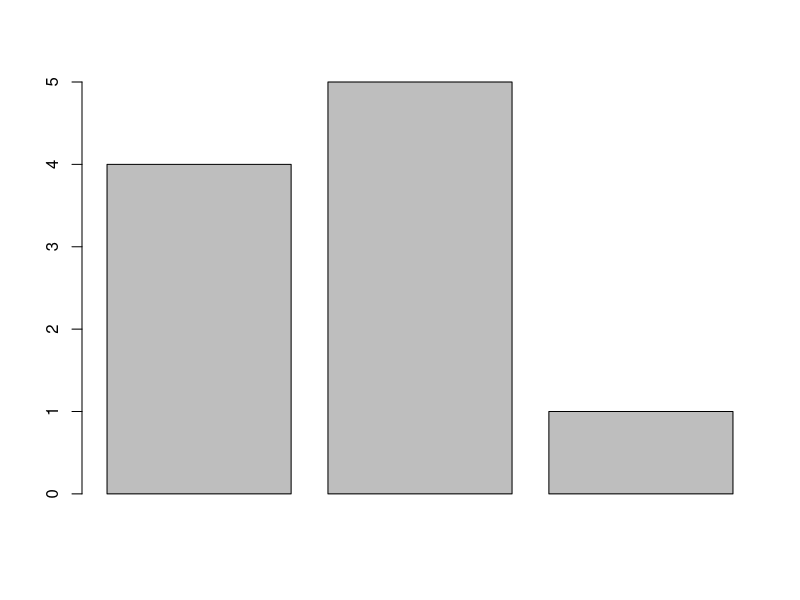

This figure's R source: (Note: this script raises an error after producing the figure.)
# Declarar variavel 
x <-42
# Variavel True e False
y <- "Reduzido True(T) ou false(F)"
T
F
# Realizar soma
sum(1,3,5)
# Repeticao
rep("Yo ho!", times = 3)
# Raiz quadrada
sqrt(16)
# Usar o help: help(functionname)
# example(functionname)
# Lista artquivos
list.files()
# Codigo fonte
#source("bottle1.R")
# vetor , deve ser sempre do mesmo tipo
# senao sera convertido para string
c(4,5,7)
# sequencia
5:9
# sequencia
seq(5,9)
# sequencia o proximo numero da sequencia tera incremento 0.5
seq(5,9,0.5)
# sentence <- c('walk', 'the', 'plank')
# sentence[3]
# sentence[4]<- 'to' <- se nao existe a posicao no vetor ele adiciona
# senao ele coloco no lugar.
# sentence[c(1,3)] <- pega a primeira e terceira palavra do vetor
# sentence[2:4] <- pega do 2 ao 4 do vetor
# sentence[5:7] <- c('the', 'poop', 'deck')
# names(ranks) <- c("first", "second", "third") <- cria tres posicoes de vetor com este nome
# Plotar grafico de barras:
vesselsSunk <- c(4, 5, 1)
barplot(vesselsSunk)
# names(vesselsSunk) <- c("England", "France", "Norway") <- Essa atribuicao vai virar legenda no eixo x

# Operacoes matematicas
# a <- c(1, 2, 3)
# a + 1
# a/2
# Dois vetores iguais: a == c(1, 99, 3)  -> Resultado vai ser a comparacao de cada elemento se eh verdadeiro
# ou falso.
# funcao sin(x)  eh seno
# como dar plot no grafico
plot(x,y)
# funcao absoluta que desconsidera o sinal
abs(values)

# Valores NA sao desconsiderados ao realizar a soma
sum(a, na.rm = TRUE)

# Declaracao de Matrix
matrix(0,3,4)

# Criando matrix..
# dim recebe um vetor que vai popular uma matrix 2,4
dim(plank) <- c(2,4)
# print(variavel), printa na tela a variavel
# acessando valor da matrix
plank[2,3]
# imprime a linha toda
plank[2,]
# contorna o local dos valores da matrix
contour(elevation)
# coloca em uma perspectiva 3d
persp(elevation)
# O quanto voce quer diminuir a altura(eixo z)  do 3d que sera mostrado
persp(elevation, expand=0.2)
# mostrar a imagem
image(volcano)

# mostrar medias
mean(limbs)